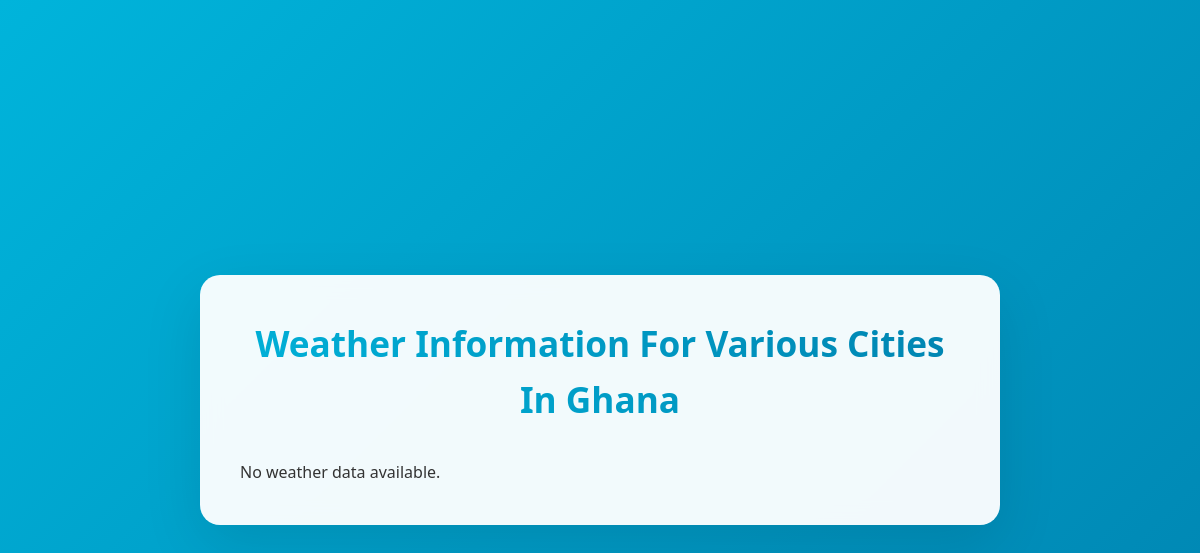
Before: /skydata/weather/fetch/ with the older database file.
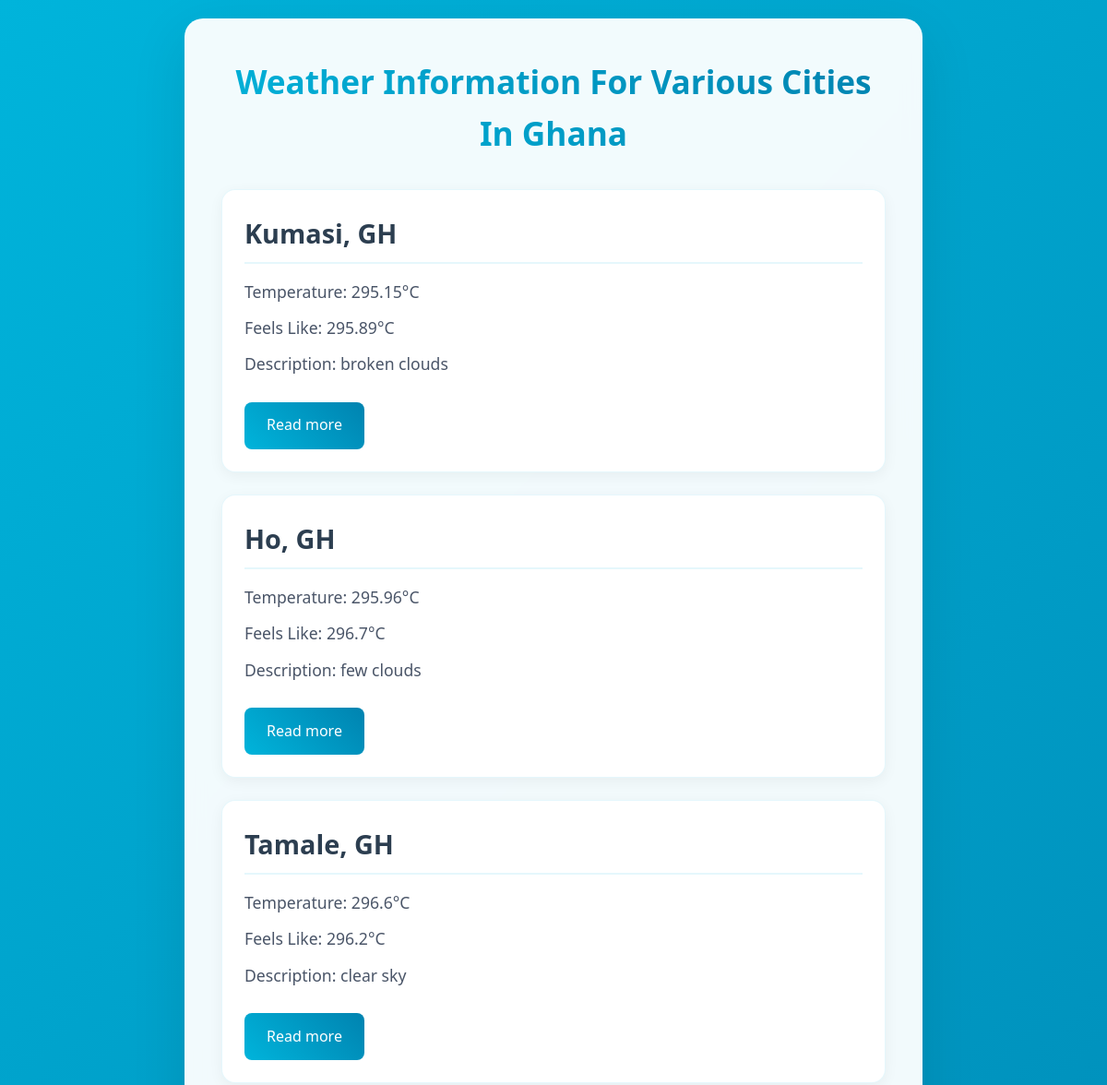
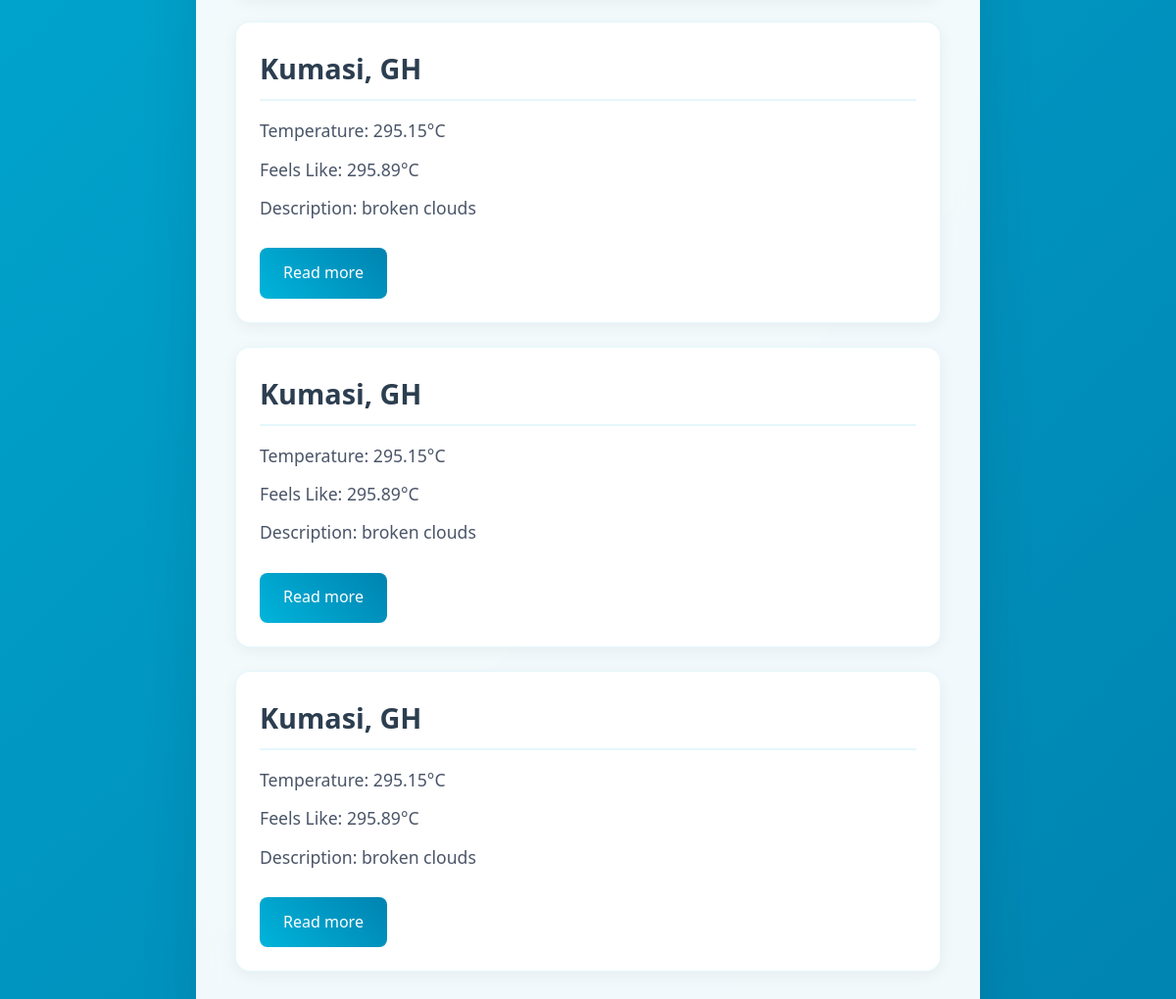
After: the same page with the newer database file (2 pictures, top to bottom).
### skydata/models.py (models this page shows, shortened)
class SkynexusData(models.Model):
    id = models.AutoField(primary_key=True)
    city = models.CharField(max_length=100, default="NA")
    country = models.CharField(max_length=100, default='Unknown')
    temperature = models.FloatField(default=0.0)
    feels_like = models.FloatField(default=0.1)
    weather_description = models.CharField(max_length=255, default="NA")
    wind_speed = models.FloatField(default=0.0)
    humidity = models.IntegerField(default=0)
    created_at = models.DateTimeField(auto_now_add=True)

### skydata/views.py (the view)
# urls.py: path('weather/fetch/', views.fetch_skydata, name='fetch-skydata'),
def fetch_skydata(request):
    weather_data = SkynexusData.objects.all().order_by('-created_at')
    return render(request, 'weather-data.html', {'weather_data': weather_data})

### skydata/templates/weather-data.html (shortened to what this page needs)
<!DOCTYPE html>
<html lang="en">
<head>
    {% load static %}
    <link rel="stylesheet" href="{% static 'css/style.css' %}">
</head>
<body>
    <div class="container">
        <h1>Weather  Information For Various Cities In Ghana</h1>
        {% for data in weather_data %}
            <div class="weather-item">
                <h2>{{ data.city }}, {{ data.country }}</h2>
                <p>Temperature: {{ data.temperature }}°C</p>
                <p>Feels Like: {{ data.feels_like }}°C</p>
                <p>Description: {{ data.weather_description }}</p>
                <a href="{% url 'skydata:weather-details' data.id %}">Read more</a>
            </div>
        {% empty %}
            <p>No weather data available.</p>
        {% endfor %}
    </div>
</body>
</html>

### static/css/style.css (style rules this page uses)
* { margin: 0; padding: 0; box-sizing: border-box; }
body { font-family: 'Segoe UI', system-ui, -apple-system, sans-serif; background: linear-gradient(135deg, #00b4db 0%, #0083b0 100%); min-height: 100vh; color: #333; margin: 0; padding: 20px; display: flex; align-items: center; justify-content: center; line-height: 1.6; }
.container { width: 100%; max-width: 800px; background: rgba(255, 255, 255, 0.95); backdrop-filter: blur(10px); padding: 2.5rem; border-radius: 20px; box-shadow: 0 20px 60px rgba(0, 0, 0, 0.1); animation: slideUp 0.6s ease-out; }
h1 { color: #2c3e50; text-align: center; font-size: 2.2rem; margin-bottom: 2rem; font-weight: 700; background: linear-gradient(45deg, #00b4db, #0083b0); -webkit-background-clip: text; -webkit-text-fill-color: transparent; animation: fadeIn 0.8s ease-out; }
.weather-item { background: white; border-radius: 15px; padding: 1.5rem; margin-bottom: 1.5rem; box-shadow: 0 4px 15px rgba(0, 0, 0, 0.05); border: 1px solid rgba(0, 180, 219, 0.1); transition: all 0.3s ease; animation: fadeIn 0.6s ease-out; }
.weather-item h2 { color: #2c3e50; font-size: 1.8rem; margin-bottom: 1rem; border-bottom: 2px solid rgba(0, 180, 219, 0.1); padding-bottom: 0.5rem; }
.weather-item p { color: #4a5568; margin: 0.7rem 0; font-size: 1.1rem; display: flex; align-items: center; gap: 0.5rem; }
a { display: inline-block; padding: 0.8rem 1.5rem; background: linear-gradient(45deg, #00b4db, #0083b0); color: white; text-decoration: none; border-radius: 8px; font-weight: 500; transition: all 0.3s ease; margin-top: 1rem; }

Changed rows visible on the page:
added SkynexusData: city "Kumasi", country "GH", temperature "295.15", feels_like "295.89", weather_description "broken clouds"
added SkynexusData: city "Ho", country "GH", temperature "295.96", feels_like "296.7", weather_description "few clouds"
added SkynexusData: city "Tamale", country "GH", temperature "296.6", feels_like "296.2", weather_description "clear sky"
added SkynexusData: city "Kumasi", country "GH", temperature "295.15", feels_like "295.89", weather_description "broken clouds"
added SkynexusData: city "Kumasi", country "GH", temperature "295.15", feels_like "295.89", weather_description "broken clouds"
added SkynexusData: city "Kumasi", country "GH", temperature "295.15", feels_like "295.89", weather_description "broken clouds"
Other visible differences:
text no longer shown: "No weather data available."
